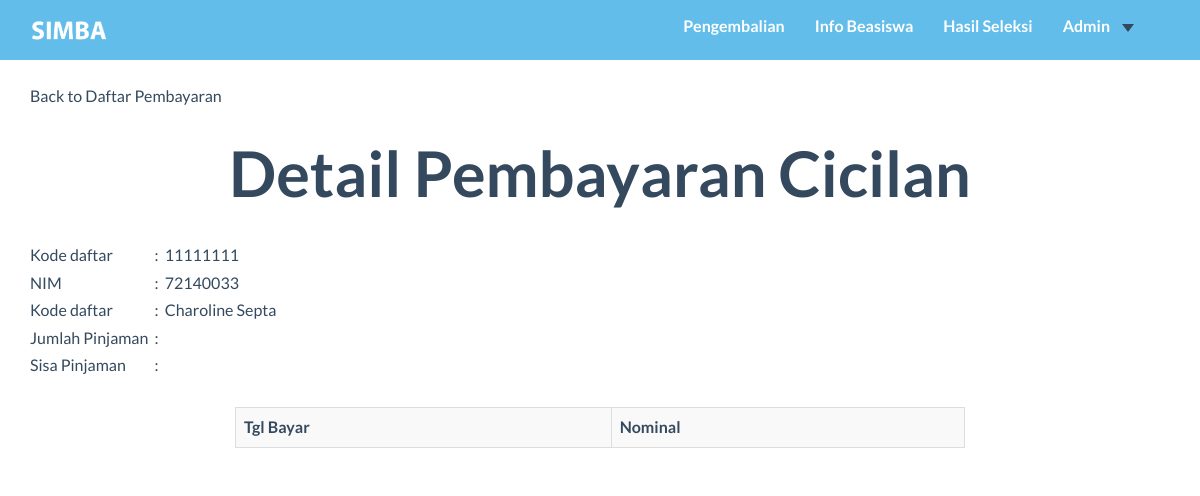
The page /user_admin/detail_cicilan.php?kd_dftar=11111111 on the database as committed earlier.
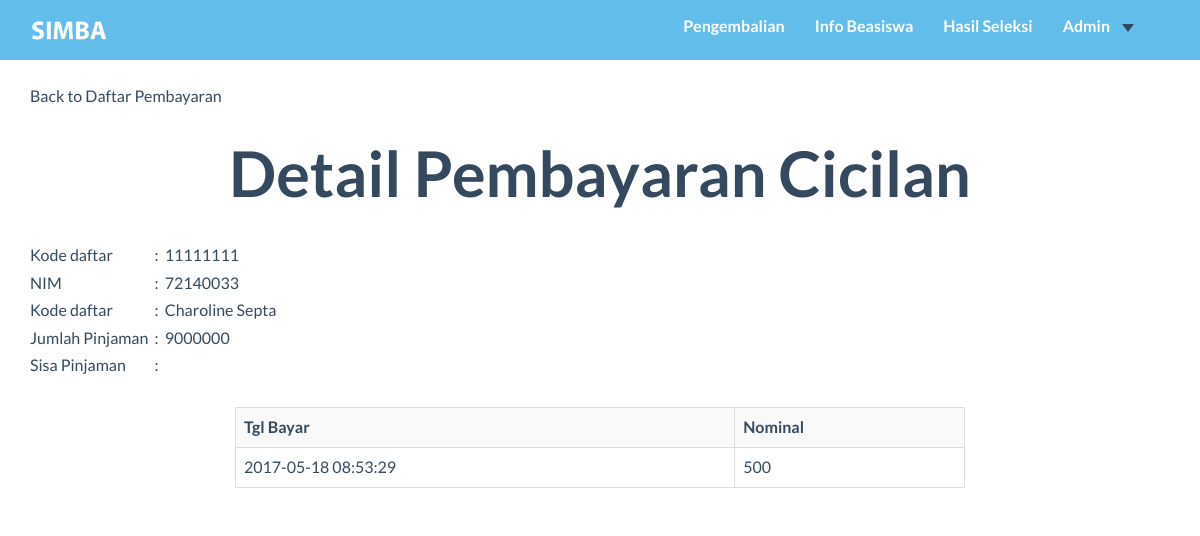
The same page on the database as committed later.
### tables this page shows
CREATE TABLE `pendaftaran` (
  `kd_daftar` int(8) NOT NULL,
  `nim` char(8) NOT NULL,
  `kd_bsw` char(3) NOT NULL,
  `tgl_daftar` timestamp NOT NULL DEFAULT CURRENT_TIMESTAMP,
  `nominal_pengajuan` int(11) NOT NULL,
  `nominal_disetujui` int(11) DEFAULT NULL,
  `sisa_pinjaman` int(11) DEFAULT NULL
);

CREATE TABLE `mahasiswa` (
  `NIM` char(8) NOT NULL,
  `kd_prodi` char(2) NOT NULL,
  `nama_mhs` varchar(99) NOT NULL,
  `gender` char(1) NOT NULL,
  `tgl_lahir` date NOT NULL,
  `email` varchar(99) NOT NULL,
  `alamat` varchar(999) NOT NULL,
  `kode_pos` char(5) NOT NULL,
  `no_telp` char(12) NOT NULL,
  `total_sks` int(11) NOT NULL
);

CREATE TABLE `pengembalian` (
  `kd_bayar` int(11) NOT NULL,
  `kd_daftar` int(8) NOT NULL,
  `tgl_bayar` timestamp NOT NULL DEFAULT CURRENT_TIMESTAMP,
  `nominal_bayar` int(11) NOT NULL
);

### user_admin/detail_cicilan.php (the view, shortened to what this page needs)
<?php
Include("../function/koneksi.php");
$kd_dftr =$_GET['kd_dftar'];
$sqlDetail = "SELECT * FROM pengembalian WHERE kd_daftar = '$kd_dftr'";
$excSqlDetail = mysqli_query($koneksi, $sqlDetail);
$sqlMaster  = "SELECT * FROM pendaftaran NATURAL  JOIN mahasiswa WHERE kd_daftar = '$kd_dftr'";
$excSqlMaster = mysqli_query($koneksi, $sqlMaster);
$rowMaster=mysqli_fetch_array($excSqlMaster);
?>
<!DOCTYPE html>
<html lang="en">
<head>
    <link href="../css/bootstrap.min.css" rel="stylesheet">
    <link rel="stylesheet" href="https://maxcdn.bootstrapcdn.com/bootstrap/3.3.7/css/bootstrap.min.css">
    <link href="../font-awesome/css/font-awesome.min.css" rel="stylesheet">
    <link href="../css/general.css" rel="stylesheet">
    <link href="../css/custom.css" rel="stylesheet">
    <link href="../css/owl.carousel.css" rel="stylesheet">
    <link href="../css/owl.theme.css" rel="stylesheet">
    <link href="../css/style.css" rel="stylesheet">
    <link href="../css/animate.css" rel="stylesheet">
    <link rel="stylesheet" href="../css/magnific-popup.css">
</head>
<body>
<nav class="navbar-default" role="navigation" style="position: fixed; top: 0px;">
    <div class="container">
        <a class="" href="index.php">
            <img src="../img/logo2.png" height="45px" style="margin-top:8px; margin-left:0" id="logo"/>
        </a>
        <div class="collapse navbar-collapse navbar-right navbar-ex1-collapse stuckMenu">
            <ul class="nav navbar-nav">
                <li class="menuItem"><a href="Cicilan.php">Pengembalian </a></li>
                <li class="menuItem"><a href="../index.php#infoBeasiswa">Info Beasiswa </a></li>
                <li class="menuItem"><a href="../index.php#hasilSeleksi">Hasil Seleksi </a></li>
                <li class="menuItem dropdown">
                    <a class="dropdown-toggle" data-toggle="dropdown" href="#">Admin<span class="caret"></span></a>
                </li>
            </ul>
        </div>
    </div>
</nav>
<br/><br/><br/>
<div class="container">
    <a href="detail_cicilan.php">Back to Daftar Pembayaran</a>
    <h2 class="text-center">Detail Pembayaran Cicilan</h2>
    <br/>
    <table>
        <tr>
            <td>Kode daftar</td>
            <td> &nbsp; : &nbsp; </td>
            <td><?php echo $rowMaster['kd_daftar']?> </td>
        </tr>
        <tr>
            <td>NIM</td>
            <td> &nbsp; : &nbsp; </td>
            <td><?php echo $rowMaster['nim']?> </td>
        </tr>
        <tr>
            <td>Kode daftar</td>
            <td> &nbsp; : &nbsp; </td>
            <td><?php echo  $rowMaster['nama_mhs']?> </td>
        </tr>
        <tr>
            <td>Jumlah Pinjaman</td>
            <td> &nbsp; : &nbsp; </td>
            <td><?php echo  $rowMaster['nominal_disetujui']?> </td>
        </tr>
        <tr>
            <td>Sisa Pinjaman</td>
            <td> &nbsp; : &nbsp; </td>
            <td><?php echo  $rowMaster['sisa_pinjaman']?> </td>
        </tr>
    </table>
    <br/>
    <div class="col-md-2"></div>
    <div class="col-md-8">
    <table class="table table-bordered table-striped">
        <tr>
            <th>Tgl Bayar</th>
            <th>Nominal</th>
        </tr>
    <?php
    while($row = mysqli_fetch_array($excSqlDetail)){
        echo'
        <tr>
            <td>'.$row['tgl_bayar'].'</td>
            <td>'.$row['nominal_bayar'].'</td>
        </tr>
        ';
    }
    ?>
    </table>
    </div>
</div>
</body>
</html>

Rows that differ between the two databases and show on the page:
changed pendaftaran "Charoline Septa": nominal_disetujui (not shown) → "9000000"
added pengembalian: tgl_bayar "2017-05-18 08:53:29", nominal_bayar "500"
